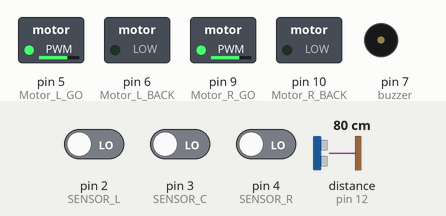
A sketch run on a simulated Arduino Uno, built with avr-gcc and run on an emulated ATmega328P. Parts: switched loads named in the sketch (green lamp = pin HIGH), buzzer (waves = sounding). Wiring (inferred from the names in the program): ultrasonic range finder: trigger pin 13; echo pin 12. Inputs (shaded band) come from the test bench; at power-on: distance to the obstacle (sensor on pin 12) 80 cm, pin 2 (SENSOR_L) LOW, pin 4 (SENSOR_R) LOW, pin 3 (SENSOR_C) LOW. The echo pulse lasts 58.3 µs per cm; pins used as bus, display or sensor lines are not drawn; what the sketch prints to the serial monitor is not drawn.

Above: at 1.2 s.
1.3 s: distance to the obstacle (sensor on pin 12) set to 12 cm
4.3 s: distance to the obstacle (sensor on pin 12) set to 9 cm
At 5.2 s:
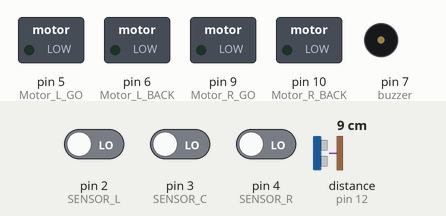
7.3 s: distance to the obstacle (sensor on pin 12) set to 18 cm
At 8.3 s:
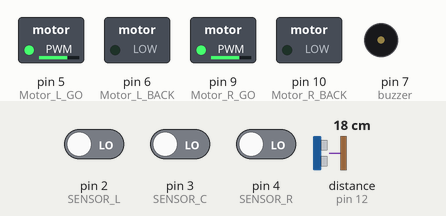
10.3 s: pin 2 (SENSOR_L) driven HIGH
At 11.3 s:
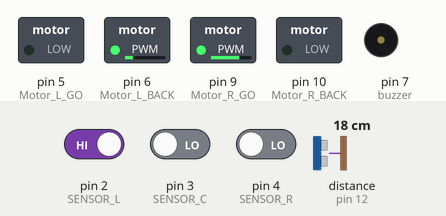
11.9 s: pin 4 (SENSOR_R) driven HIGH
At 12.6 s:
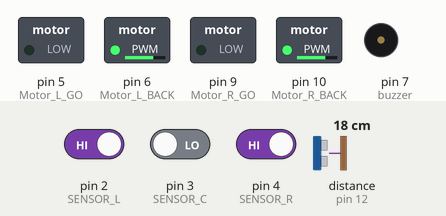
13.4 s: pin 2 (SENSOR_L) driven LOW
At 13.9 s:
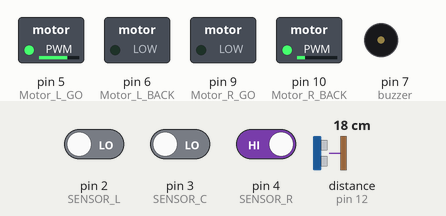
Timing chart, 0 to 16.0 s (numbered marks = the images above; inputs shaded):
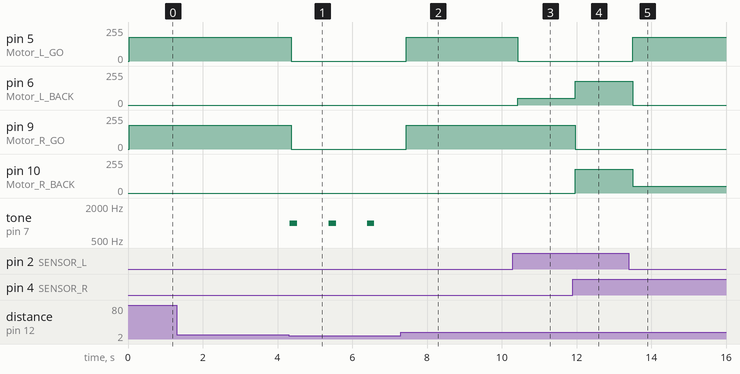

Measured:
- the behaviour switches between 11 and 10 cm on distance to the obstacle (sensor on pin 12) (found by bisection; images 0 and 1)
- after the input at 1.3 s, every drawn part: stays the same
- after the input at 4.3 s, pin 5 (Motor_L_GO), pin 9 (Motor_R_GO): 180/255 → 0/255 after 0.07 s; tone on pin 7 (buzzer): alternates 1000 Hz for 0.20 s and silent for 0.83 s, starting at once
- after the input at 7.3 s, pin 5 (Motor_L_GO), pin 9 (Motor_R_GO): 0/255 → 180/255 after 0.14 s; tone on pin 7 (buzzer): stops changing and stays silent
- after the input at 10.3 s, pin 5 (Motor_L_GO): 180/255 → 0/255 after 0.13 s; pin 6 (Motor_L_BACK): 0/255 → 50/255 after 0.13 s
- after the input at 11.9 s, pin 6 (Motor_L_BACK): 50/255 → 180/255 after 0.07 s; pin 9 (Motor_R_GO): 180/255 → 0/255 after 0.07 s; pin 10 (Motor_R_BACK): 0/255 → 180/255 after 0.07 s
- after the input at 13.4 s, pin 5 (Motor_L_GO): 0/255 → 180/255 after 0.10 s; pin 6 (Motor_L_BACK): 180/255 → 0/255 after 0.10 s; pin 10 (Motor_R_BACK): 180/255 → 50/255 after 0.10 s

The sketch:

autodriving_sonar.ino
```cpp
/*
초음파 센서를 부착하세요
 */
#define echoPin 12 // 에코 (echo) 핀 12번에
#define trigPin 13 // 트리거 (trig) 핀 13번에
/*
부저를 부착하세요
 */
#define buzzer 7 // 부저를 7번 핀에 부착

/*
모터의 왼쪽/오른쪽 그리고 전진/후진을 본인의 자동차에 맞춰서
#define 쪽에서 수정하세요
 */
#define Motor_L_GO 5    // 왼쪽 모터 전진
#define Motor_L_BACK 6  // 왼쪽 모터 후진
#define Motor_R_GO 9    // 오른쪽 모터 전진
#define Motor_R_BACK 10 // 오른쪽 모터 후진

/*
센서의 왼쪽/가운데/오른쪽을 본인의 자동차에 맞춰서
#define 쪽에서 수정하세요
 */
#define SENSOR_L 2 // 왼쪽 조도 센서
#define SENSOR_C 3 // 중간 조도 센서
#define SENSOR_R 4 // 오른쪽 센서

/*
센서의 HIGH/LOW가 잘 들어오는지, serial모니터로 확인하면서
드라이버로 가변저항을 돌려보세요
 */
int SL;    //좌측센서 상태
int SC;    //중간센서 상태
int SR;    //우측센서 상태

void setup()
{
  //모터 핀 설정
  pinMode(Motor_L_GO,OUTPUT);   // (PWM)
  pinMode(Motor_L_BACK,OUTPUT); // (PWM)
  pinMode(Motor_R_GO,OUTPUT);   // (PWM)
  pinMode(Motor_R_BACK,OUTPUT); // (PWM)
  // 센서 핀 설정
  pinMode(SENSOR_L, INPUT);     //좌측센서포트를 입력으로 정의
  pinMode(SENSOR_C, INPUT);     //중간센서포트를 입력으로 정의
  pinMode(SENSOR_R, INPUT);     //우측센서포트를 입력으로 정의
  // 부저 핀 설정
  pinMode(buzzer, OUTPUT);
  // 초음파 센서 핀 설정
  pinMode(trigPin, OUTPUT);
  pinMode(echoPin, INPUT);

  //시리얼 모니터 통신
  Serial.begin(9600);
}

void loop()
{
  // 장애물이 있는지 먼저 판단
  int checkif = detect();

  //신호가 있으면 LOW, 신호가 없으면 HIGH
  SL = digitalRead(SENSOR_L);
  SC = digitalRead(SENSOR_C);
  SR = digitalRead(SENSOR_R);

  //시리얼 모니터 출력
  Serial.print("왼쪽 조도센서: ");
  Serial.print(SL);
  Serial.print(", 가운데 조도센서: ");
  Serial.print(SC);
  Serial.print(", 오른쪽 조도센서: ");
  Serial.println(SR);

  /*
  조건문 혹은 자동차의 운동 등을 본인의 취향에 맞추어
  바꿔보세요
   */
  if (checkif == 0) {
    if (SL == HIGH && SR == LOW){
      // 왼쪽에 선 발견
      right();
    }
    else if (SL == LOW && SR == HIGH){
      // 오른쪽에 선 발견
      left();
    }
    else if (SR == HIGH && SL == HIGH){
      // 차체 전반부에 선 발견
      back();
    }
    else {
      // 그 외의 경우
      go();
    }
  }
  else{
    brake();
  }
}

int detect() // 장애물이 있는지 판단하는 함수
{
  // 자동차를 멈추게 할 거리 ex. stop_dist = 10; 장애물이 10cm 이내면 멈춰라
  float stop_dist = 10;

  // 초음파를 보낸다. 다 보내면 echo가 HIGH 상태로 대기하게 된다.
  digitalWrite(trigPin, LOW);
  digitalWrite(echoPin, LOW);
  delayMicroseconds(2);
  digitalWrite(trigPin, HIGH);
  delayMicroseconds(10);
  digitalWrite(trigPin, LOW);

  // echoPin 이 HIGH를 유지한 시간을 저장 한다.
  unsigned long duration = pulseIn(echoPin, HIGH);
  // HIGH 였을 때 시간(초음파가 보냈다가 다시 들어온 시간)을 가지고 거리를 계산 한다.
  float distance = ((float)(340 * duration) / 10000) / 2;

  Serial.print(distance);
  Serial.println("cm");

  int checkD = 0; // 장애물 있으면 1 없으면 0으로 return해라 (기본값: 장애물 없음 0)

  if (distance < stop_dist) {
    // 장애물이 stop_dist 거리보다 짧을 경우, 부저를 울려라
    tone(buzzer, 1000, 200);
    checkD = 1; // 장애물이 있다
  }
  return checkD;
}

void go()//자동차가 전진하는 함수
{
  /*
  velocity하고, duration을 조절해보세요
  velocity: 0~255까지 가능 (너무 숫자가 작으면 모터가 안 돌 수도)
  duration: ms 단위 (ex. 100 = 0.1 초, 500 = 0.5초)
   */
  int velocity = 180;
  int duration = 50;
  analogWrite(Motor_L_GO, velocity);
  analogWrite(Motor_L_BACK, 0);
  analogWrite(Motor_R_GO, velocity);
  analogWrite(Motor_R_BACK, 0);
  delay(duration);
}

void back()//자동차가 후진하는 함수
{
  /*
  velocity하고, duration을 조절해보세요
  velocity: 0~255까지 가능 (너무 숫자가 작으면 모터가 안 돌 수도)
  duration: ms 단위 (ex. 100 = 0.1 초, 500 = 0.5초)
   */
  int velocity = 180;
  int duration = 50;
  analogWrite(Motor_L_GO, 0);
  analogWrite(Motor_L_BACK, velocity);
  analogWrite(Motor_R_GO, 0);
  analogWrite(Motor_R_BACK, velocity);
  delay(duration);
}

void left()//자동차가 좌회진하는 함수
{
  /*
  velocity하고, duration을 조절해보세요
  velocity: 0~255까지 가능 (너무 숫자가 작으면 모터가 안 돌 수도)
  duration: ms 단위 (ex. 100 = 0.1 초, 500 = 0.5초)
   */
  int velocityL = 180; // 왼쪽모터 앞으로 가는 속도
  int velocityR = 50;  // 오른쪽모터 뒤로 가는 속도
  int duration = 50;
  analogWrite(Motor_L_GO, velocityL);
  analogWrite(Motor_L_BACK, 0);
  analogWrite(Motor_R_BACK, velocityR);
  analogWrite(Motor_R_GO, 0);
  delay(duration);
}

void right()//자동차가 우회진하는 함수
{
  /*
  velocity하고, duration을 조절해보세요
  velocity: 0~255까지 가능 (너무 숫자가 작으면 모터가 안 돌 수도)
  duration: ms 단위 (ex. 100 = 0.1 초, 500 = 0.5초)
   */
  int velocityL = 50;  // 왼쪽모터 뒤로 가는 속도
  int velocityR = 180; // 오른쪽모터 앞으로 가는 속도
  int duration = 50;
  analogWrite(Motor_L_GO, 0);
  analogWrite(Motor_L_BACK, velocityL);
  analogWrite(Motor_R_GO, velocityR);
  analogWrite(Motor_R_BACK, 0);
  delay(duration);
}

void brake()//자동차가 멈추는 함수
{
  /*
  velocity하고, duration을 조절해보세요
  velocity: 0~255까지 가능 (너무 숫자가 작으면 모터가 안 돌 수도)
  duration: ms 단위 (ex. 100 = 0.1 초, 500 = 0.5초)
   */
  int duration = 1000;
  analogWrite(Motor_L_BACK, 0);
  analogWrite(Motor_L_GO, 0);
  analogWrite(Motor_R_BACK, 0);
  analogWrite(Motor_R_GO, 0);
  delay(duration);
}

void spin()//자동차가 제자리에서 도는 함수
{
  /*
  velocity하고, duration을 조절해보세요
  velocity: 0~255까지 가능 (너무 숫자가 작으면 모터가 안 돌 수도)
  duration: ms 단위 (ex. 100 = 0.1 초, 500 = 0.5초)
   */
  int velocity = 200;
  int duration = 2000;
  analogWrite(Motor_L_GO, velocity);
  analogWrite(Motor_L_BACK, 0);
  analogWrite(Motor_R_BACK, velocity);
  analogWrite(Motor_R_GO, 0);
  delay(duration);
}
```
